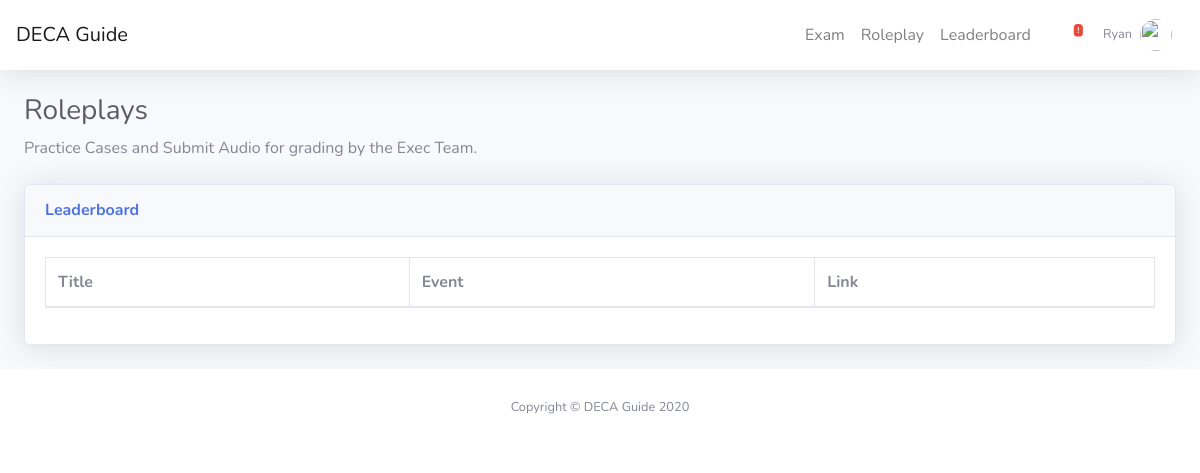
/roleplay/ (signed in), run on an earlier commit of the app's database.
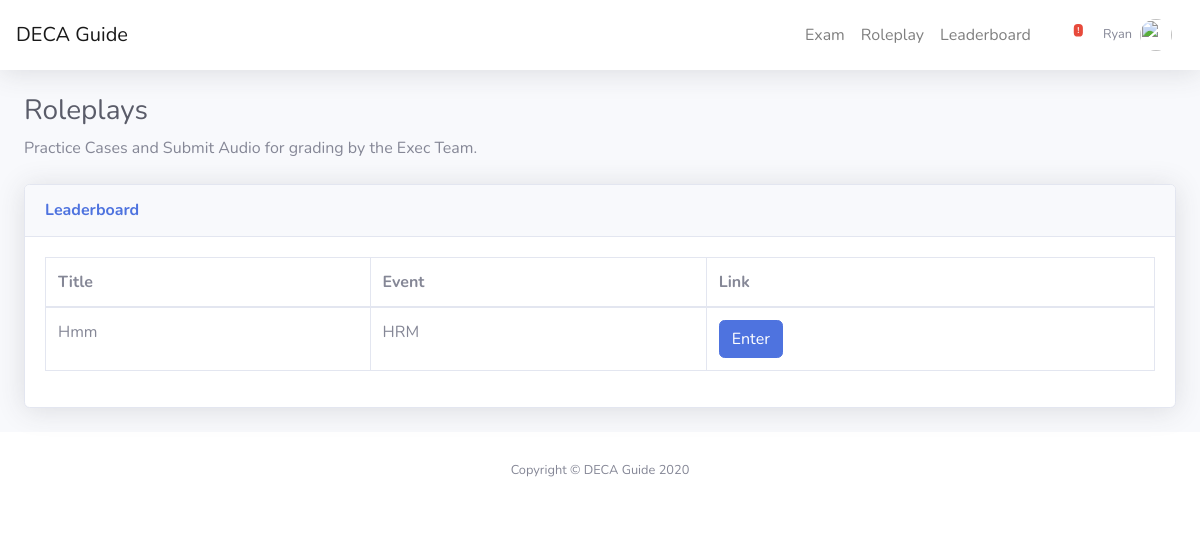
And on a later commit of the database.
### roleplay/models.py (models this page shows, shortened)
class Case(models.Model):
    title = models.CharField(max_length=100)
    description = models.TextField()
    year = models.IntegerField(default=0)
    event = models.ForeignKey(Event, on_delete=models.CASCADE)
    REGIONALS = 'R'
    PROVINCIALS = 'P'
    ICDC = 'I'
    LEVELS = [
        (REGIONALS, 'Regionals'),
        (PROVINCIALS, 'Provincials'),
        (ICDC, 'ICDC'),
    ]
    level = models.CharField(max_length=1, choices=LEVELS)

class Event(models.Model):
    title = models.CharField(max_length=100)
    code = models.CharField(max_length=10)
    cluster = models.ForeignKey(Cluster, on_delete=models.CASCADE)
    team = models.BooleanField(default=False)
    def __str__(self):
        return self.code

### roleplay/views.py (the view)
# urls.py: path('', views.index, name='index'),
@login_required(login_url='accounts:login')
def index(request):
    context = {}
    if request.user.profile.event is not None:
        context['cases'] = Case.objects.filter(event=request.user.profile.event)
    else:
        context['cases'] = Case.objects.all()
    return render(request, 'roleplay/index.html', context)

### roleplay/custom_context.py (called while the page is built)
def add_submissions(request):
    return {'marked_submissions': Submission.objects.filter(marked=True)}

### roleplay/templates/roleplay/index.html (shortened to what this page needs)
{% extends 'base.html' %}
{% block content %}
<div class="container-fluid">
    <h1 class="h3 mb-2 text-gray-800">Roleplays</h1>
    <p class="mb-4">Practice Cases and Submit Audio for grading by the Exec Team.</p>
    <div class="card shadow mb-4">
        <div class="card-header py-3">
            <h6 class="m-0 font-weight-bold text-primary">Leaderboard</h6>
        </div>
        <div class="card-body">
            <div class="table-responsive">
                <table class="table table-bordered" id="leaderboard" width="100%" cellspacing="0">
                    <thead>
                        <tr>
                            <th>Title</th>
                            <th>Event</th>
                            <th>Link</th>
                        </tr>
                    </thead>
                    <tbody>
                        {% for case in cases %}
                            <tr>
                                <td>{{case.title}}</td>
                                <td>{{case.event}}</td>
                                <td><a href="{% url 'case' pk=case.id %}" class="btn btn-primary">Enter</a></td>
                            </tr>
                        {% endfor %}
                    </tbody>
                </table>
            </div>
        </div>
    </div>
</div>
{% endblock %}

What changed in the data, as far as the page shows it:
added Case: title "Hmm", event "HRM"
